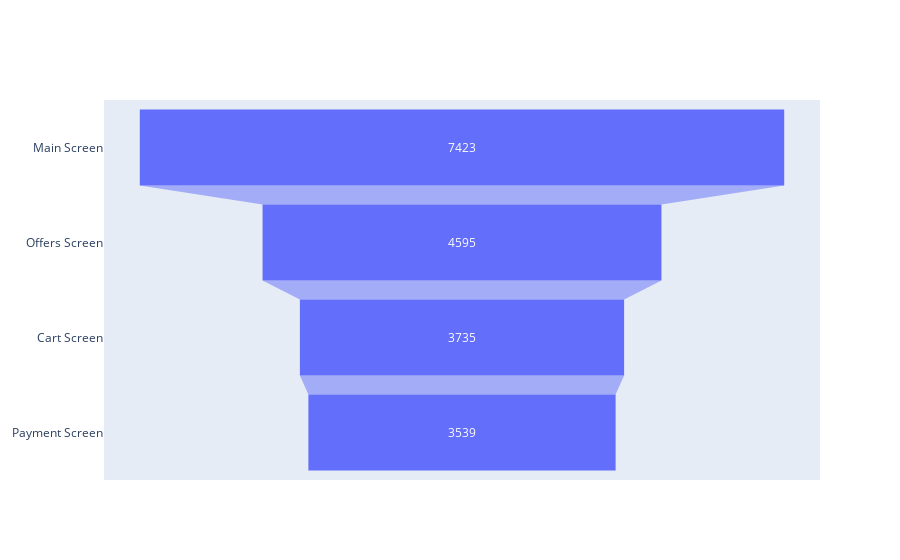

Write notebook code for a chart like this one.
### Code cell
fig = go.Figure(go.Funnel(
    y = ["Main Screen", "Offers Screen", "Cart Screen", "Payment Screen"],
    x = [7423, 4595, 3735, 3539]))

fig.show()

### Figure 1 — Plotly figure (JSON) as saved in the notebook; plotly's stock layout.template omitted (floating-point values rounded to 4 significant figures)
{"data": [{"type": "funnel", "x": [7423, 4595, 3735, 3539], "y": ["Main Screen", "Offers Screen", "Cart Screen", "Payment Screen"]}], "layout": {}}
